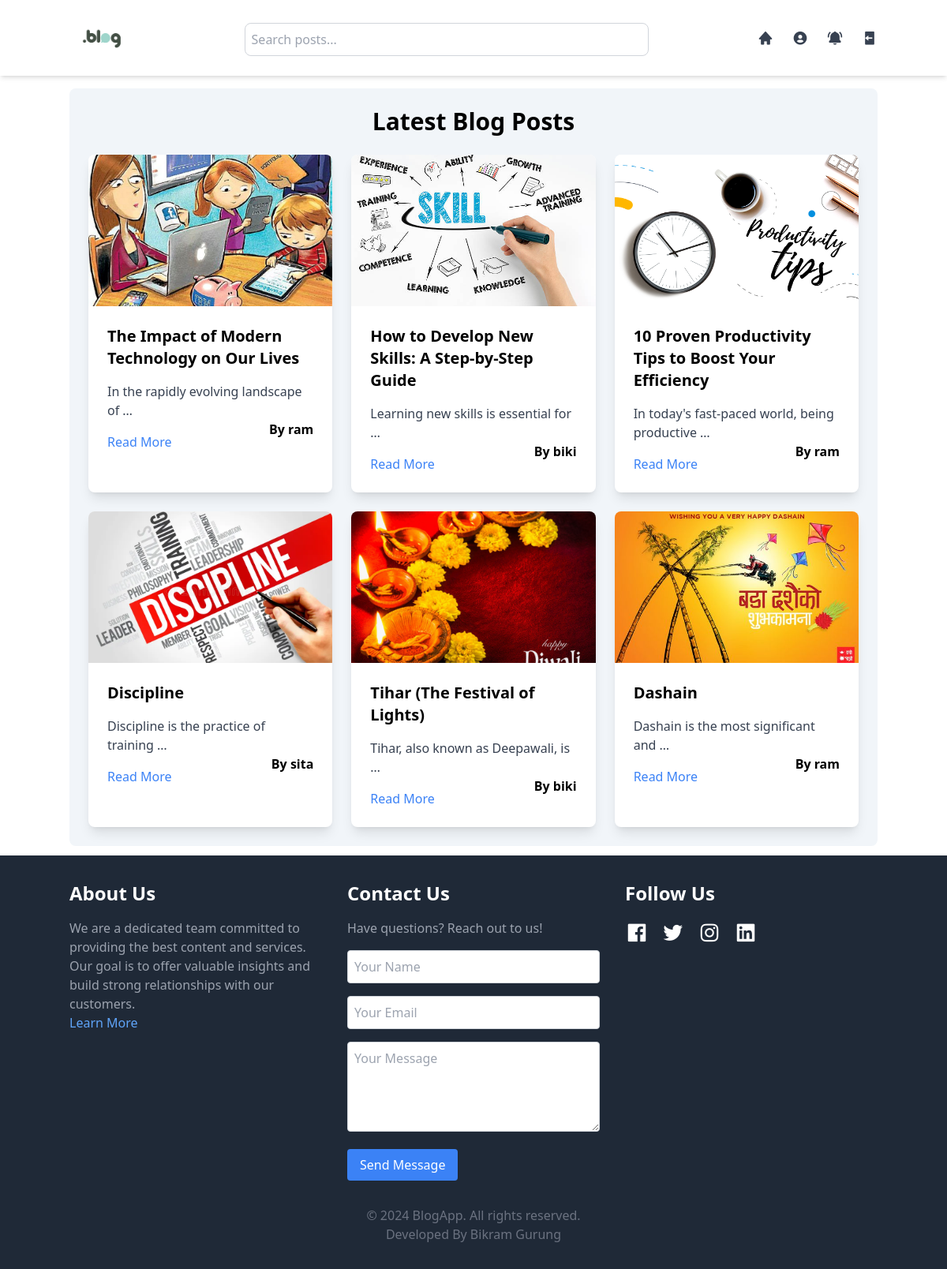
The page / (signed in) on the database its author committed.
### blog/models.py (models this page shows, shortened)
class Post(models.Model):
    user = models.ForeignKey(User, on_delete=models.CASCADE)
    title = models.CharField(max_length=255)
    image = models.ImageField(upload_to='post_images/', blank=True, null=True)
    content = models.TextField()
    created_at = models.DateTimeField(auto_now_add=True)
    updated_at = models.DateTimeField(auto_now=True)
    is_approved = models.BooleanField(default=False)

### blog/views.py (the view)
# urls.py: path('', views.index, name="index"),
def index(request):
    posts = Post.objects.filter(is_approved=True).order_by('-created_at')[:6]
    if request.user.is_authenticated:
        if request.user.is_superuser:
            new_notifications_count = Notification.objects.filter(
                is_read=False,
                notification_type = 'pending',
                ).count()
        else:
            new_notifications_count = Notification.objects.filter(
                user=request.user,
                is_read=False,
                ).exclude(notification_type='pending').count()
    else:
        new_notifications_count = 0
    content = {
        'all_posts':posts,
        'new_notifications_count':new_notifications_count,
    }
    return render(request, 'blog/index.html', content)

### blog/templates/blog/index.html (shortened to what this page needs)
{% load static %}
<!DOCTYPE html>
<html lang="en">
  <head>
    <script src="https://cdn.tailwindcss.com"></script>
    <link rel="stylesheet" href="https://unpkg.com/boxicons@2.1.1/css/boxicons.min.css">
  </head>
  <body>
    {% block Navbar %} {% include "./navbar.html" %} {% endblock %}
    {% block DisplayBlog %} {% include "./display_blog.html" %} {% endblock %}
    {% block footer %} {% include "./footer.html" %} {% endblock %}
  </body>
</html>

### blog/templates/blog/display_blog.html
{% load static %}
{% block DisplayBlog %}
<div class="container mx-auto mt-28 mb-3 rounded-lg cursor-pointer p-6 bg-slate-100">
    <h1 class="text-3xl font-bold mb-6 text-center font-sans">Latest Blog Posts</h1>
    <div class="grid grid-cols-1 md:grid-cols-2 lg:grid-cols-3 gap-6">
      {% if all_posts %}
        {% for post in all_posts %}
      <div class="bg-white shadow-lg rounded-lg overflow-hidden transition duration-300 hover:scale-95 hover:opacity-50">
        {% if user.is_authenticated %}
        <a href="{% url 'readmore' post.id %}">
          <img src="{{ post.image.url }}" alt="Post Image" class="w-full h-48 object-cover">
        </a>
      {% else %}
        <a href="{% url 'signin' %}">
          <img src="{{ post.image.url }}" alt="Post Image" class="w-full h-48 object-cover">
        </a>
      {% endif %}
        <div class="p-6">
          <h2 class="text-xl font-semibold mb-4">{{ post.title }}</h2>
          <p class="text-gray-700">{{ post.content|truncatewords:6 }}</p>
          <h4 class="float-right font-semibold">By {{ post.user }}</h4>
          {% if user.is_authenticated %}
            <a href="{% url 'readmore' post.id %}" class="text-blue-500 hover:underline mt-4 block">Read More</a>
            {% else %}
            <span class="text-gray-400 mt-4 block">Login to read more</span>
          {% endif %}
        </div>
      </div>
      {% endfor %}
      {% else %}
      <p>No post available</p>
      {% endif %}
    </div>
  </div>
{% endblock %}

### rows shown on the page
Post: image (picture), title "The Impact of Modern Technology on Our Lives", content "In the rapidly evolving landscape of …", user "ram"
Post: image (picture), title "How to Develop New Skills: A Step-by-Step Guide", content "Learning new skills is essential for …", user "biki"
Post: image (picture), title "10 Proven Productivity Tips to Boost Your Efficiency", content "In today's fast-paced world, being productive …", user "ram"
Post: image (picture), title "Discipline", content "Discipline is the practice of training …", user "sita"
Post: image (picture), title "Tihar (The Festival of Lights)", content "Tihar, also known as Deepawali, is …", user "biki"
Post: image (picture), title "Dashain", content "Dashain is the most significant and …", user "ram"
